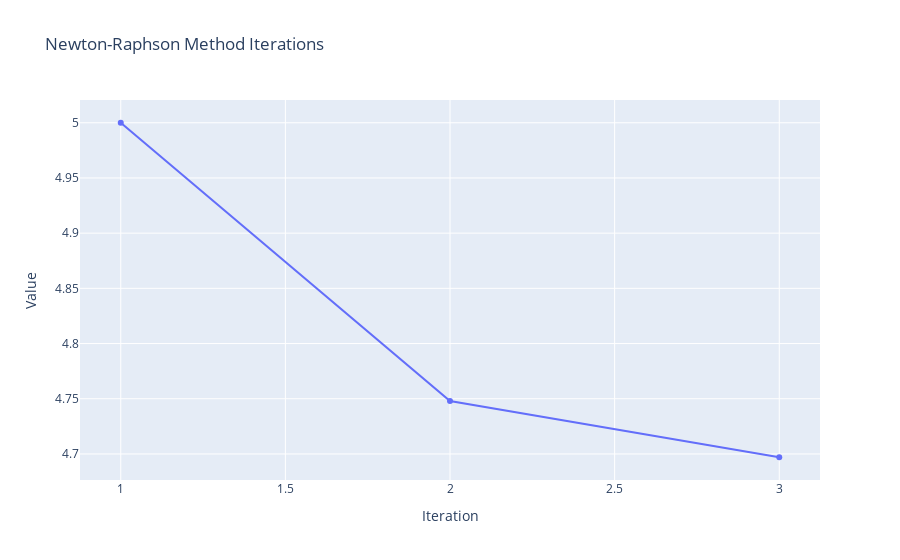

The code cell stored with this chart in its notebook:
### Code cell
# Newton-Raphson Method

import plotly.graph_objs as go
import math

def f(x):
    # return x**3 - 2*x - 5
    return math.exp(x) - x**3 - 5

def f_prime(x):
    return 3*x**2 - 2

def newton_raphson_method(x0, tol):
    x1 = x0 - f(x0) / f_prime(x0)
    
    iteration = 0
    x_values = []
    tolerances = []
    
    # Print the table header
    print(f"{'Iteration':<10} | {'x0':<8} | {'x1':<8} | {'f(x1)':<8} | {'Tol':<10}")
    print('-' * 50)
    
    while abs(x1 - x0) > tol:
        # Append the current values of x0 and tolerance
        x_values.append(round(x0, decimals))
        tolerances.append(round(abs(x1 - x0), decimals))
        
        # Print current iteration details in tabular form
        iteration += 1
        print(f"{iteration:<10} | {round(x0, decimals):<8} | {round(x1, decimals):<8} | {round(f(x1), decimals):<8} | {round(abs(x1 - x0), decimals):<10}")
        
        x0 = x1
        x1 = x0 - f(x0) / f_prime(x0)
    
    return x1, x_values, tolerances

# Given values
x0 = 5
tol = 0.01
decimals = 3

root, x_values, tolerances = newton_raphson_method(x0, tol)
if root is not None:
    print(f"\nThe root is approximately: {round(root, decimals)}")
    
# Plotting using Plotly
fig = go.Figure()

fig.add_trace(go.Scatter(x=list(range(1, len(x_values) + 1)), y=x_values, mode='lines+markers', name='x'))
# uncomment below to get tolerance in graph
#fig.add_trace(go.Scatter(x=list(range(1, len(tolerances) + 1)), y=tolerances, mode='lines+markers', name='Tolerance', yaxis='y2'))

fig.update_layout(title='Newton-Raphson Method Iterations',
                  xaxis_title='Iteration',
                  yaxis_title='Value',
                  yaxis2=dict(title='Tolerance', overlaying='y', side='right'),
                  legend_title='x')

fig.show()

### Figure 1 — Plotly figure (JSON) as saved in the notebook; plotly's stock layout.template omitted (floating-point values rounded to 4 significant figures)
{"data": [{"mode": "lines+markers", "name": "x", "x": [1, 2, 3], "y": [5, 4.748, 4.697], "type": "scatter"}], "layout": {"yaxis2": {"title": {"text": "Tolerance"}, "overlaying": "y", "side": "right"}, "title": {"text": "Newton-Raphson Method Iterations"}, "xaxis": {"title": {"text": "Iteration"}}, "yaxis": {"title": {"text": "Value"}}, "legend": {"title": {"text": "x"}}}}
